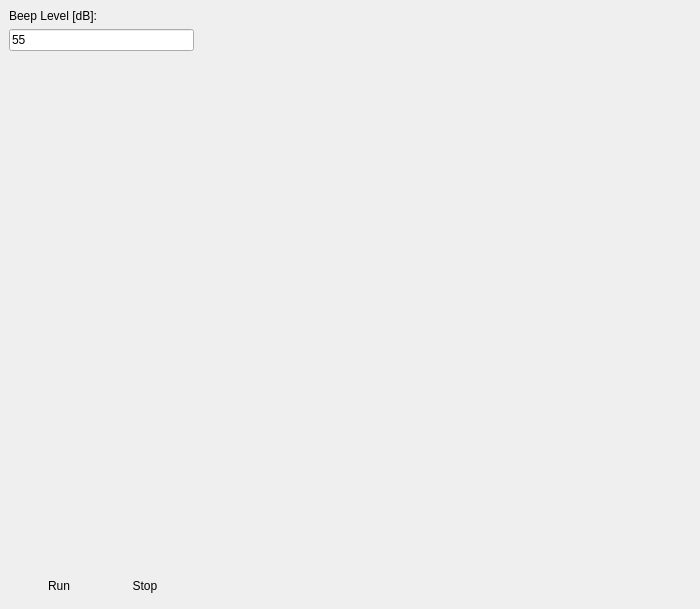
<?xml version="1.0" encoding="UTF-8"?>
<ui version="4.0">
 <class>MainWindow</class>
 <widget class="QMainWindow" name="MainWindow">
  <property name="geometry">
   <rect>
    <x>0</x>
    <y>0</y>
    <width>700</width>
    <height>609</height>
   </rect>
  </property>
  <property name="minimumSize">
   <size>
    <width>500</width>
    <height>600</height>
   </size>
  </property>
  <property name="windowTitle">
   <string>Beeper</string>
  </property>
  <property name="autoFillBackground">
   <bool>false</bool>
  </property>
  <widget class="QWidget" name="centralwidget">
   <layout class="QHBoxLayout" name="horizontalLayout_2">
    <property name="topMargin">
     <number>0</number>
    </property>
    <property name="rightMargin">
     <number>0</number>
    </property>
    <property name="bottomMargin">
     <number>0</number>
    </property>
    <item>
     <layout class="QVBoxLayout" name="verticalLayout" stretch="0,0,0,0">
      <property name="sizeConstraint">
       <enum>QLayout::SetMaximumSize</enum>
      </property>
      <property name="topMargin">
       <number>9</number>
      </property>
      <property name="bottomMargin">
       <number>9</number>
      </property>
      <item>
       <widget class="QLabel" name="label">
        <property name="maximumSize">
         <size>
          <width>250</width>
          <height>20</height>
         </size>
        </property>
        <property name="text">
         <string>Beep Level [dB]:</string>
        </property>
       </widget>
      </item>
      <item>
       <widget class="QLineEdit" name="entryNoice">
        <property name="minimumSize">
         <size>
          <width>100</width>
          <height>0</height>
         </size>
        </property>
        <property name="maximumSize">
         <size>
          <width>250</width>
          <height>16777215</height>
         </size>
        </property>
        <property name="text">
         <string>55</string>
        </property>
       </widget>
      </item>
      <item>
       <spacer name="verticalSpacer">
        <property name="orientation">
         <enum>Qt::Vertical</enum>
        </property>
        <property name="sizeHint" stdset="0">
         <size>
          <width>20</width>
          <height>40</height>
         </size>
        </property>
       </spacer>
      </item>
      <item>
       <layout class="QHBoxLayout" name="horizontalLayout_3">
        <property name="rightMargin">
         <number>9</number>
        </property>
        <property name="bottomMargin">
         <number>3</number>
        </property>
        <item>
         <spacer name="horizontalSpacer">
          <property name="orientation">
           <enum>Qt::Horizontal</enum>
          </property>
          <property name="sizeHint" stdset="0">
           <size>
            <width>40</width>
            <height>20</height>
           </size>
          </property>
         </spacer>
        </item>
        <item>
         <widget class="QPushButton" name="btnStart">
          <property name="maximumSize">
           <size>
            <width>100</width>
            <height>16777215</height>
           </size>
          </property>
          <property name="text">
           <string>Run</string>
          </property>
          <property name="flat">
           <bool>true</bool>
          </property>
         </widget>
        </item>
        <item>
         <widget class="QPushButton" name="btnStop">
          <property name="enabled">
           <bool>true</bool>
          </property>
          <property name="text">
           <string>Stop</string>
          </property>
          <property name="checkable">
           <bool>false</bool>
          </property>
          <property name="flat">
           <bool>true</bool>
          </property>
         </widget>
        </item>
       </layout>
      </item>
     </layout>
    </item>
    <item>
     <layout class="QHBoxLayout" name="horizontalLayout" stretch="0">
      <item>
       <layout class="QVBoxLayout" name="verticalLayout_2">
        <property name="spacing">
         <number>0</number>
        </property>
        <item>
         <widget class="FFTWidget" name="graphFFT" native="true">
          <property name="minimumSize">
           <size>
            <width>500</width>
            <height>0</height>
           </size>
          </property>
          <property name="baseSize">
           <size>
            <width>500</width>
            <height>200</height>
           </size>
          </property>
         </widget>
        </item>
        <item>
         <widget class="dBWidget" name="graphdB" native="true">
          <property name="minimumSize">
           <size>
            <width>500</width>
            <height>0</height>
           </size>
          </property>
          <property name="baseSize">
           <size>
            <width>500</width>
            <height>200</height>
           </size>
          </property>
         </widget>
        </item>
       </layout>
      </item>
     </layout>
    </item>
   </layout>
  </widget>
 </widget>
 <customwidgets>
  <customwidget>
   <class>FFTWidget</class>
   <extends>QWidget</extends>
   <header>Plotter.h</header>
   <container>1</container>
  </customwidget>
  <customwidget>
   <class>dBWidget</class>
   <extends>QWidget</extends>
   <header>Plotter.h</header>
   <container>1</container>
  </customwidget>
 </customwidgets>
 <resources/>
 <connections/>
</ui>
